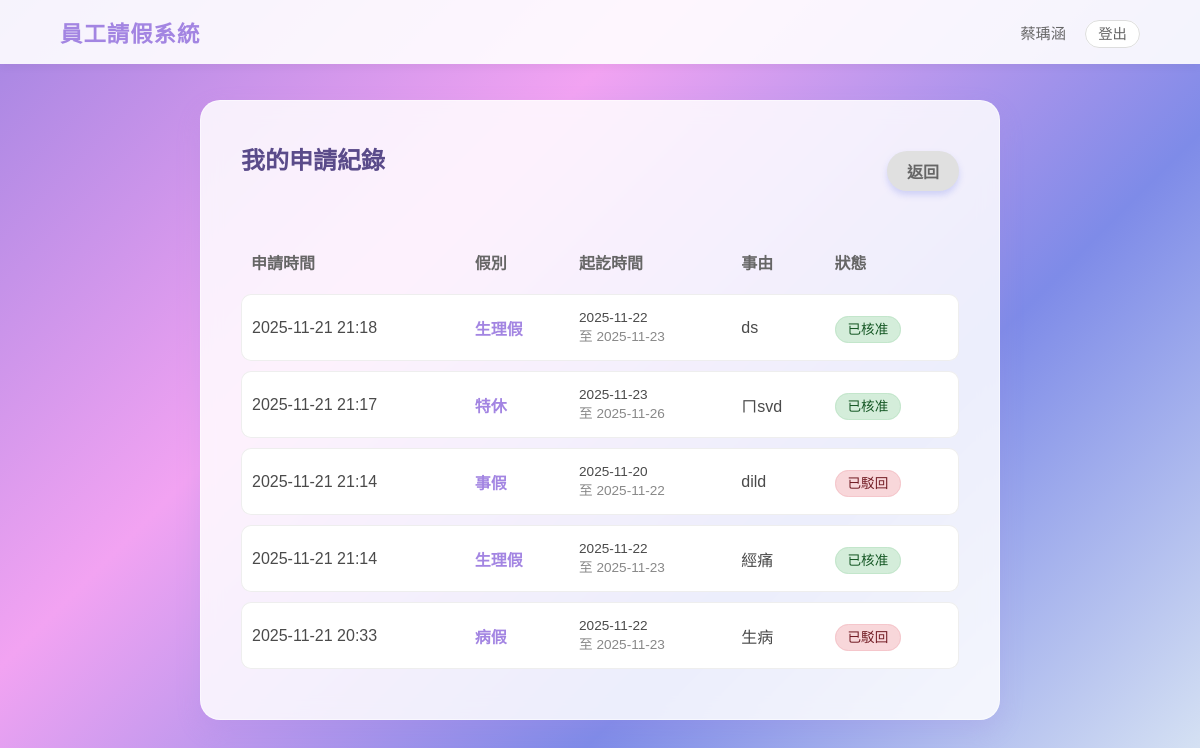
Before: /history (signed in) with the older database file.
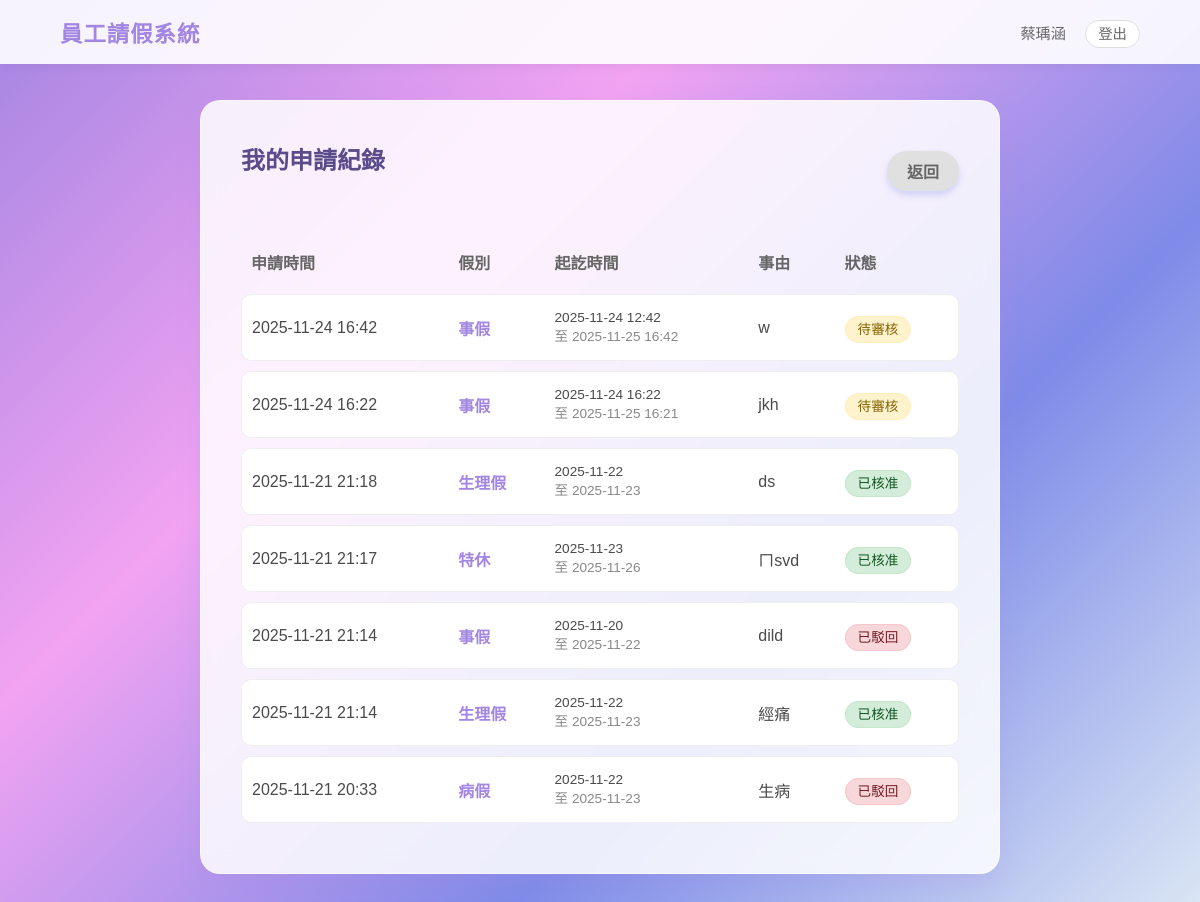
After: the same page with the newer database file.
### tables this page shows
CREATE TABLE leaves 
                 (id INTEGER PRIMARY KEY AUTOINCREMENT, username TEXT, name TEXT, 
                  type TEXT, start_date TEXT, end_date TEXT, reason TEXT, 
                  status TEXT DEFAULT '待審核', apply_time TEXT);

### app.py (the view)
@app.route('/history')
def history():
    if 'username' not in session: return redirect('/')
    conn = sqlite3.connect('database.db')
    c = conn.cursor()
    c.execute("SELECT * FROM leaves WHERE username=? ORDER BY id DESC", (session['username'],))
    leaves = c.fetchall()
    conn.close()
    return render_template('history.html', leaves=leaves, name=session['name'], colors=COLORS)

### templates/history.html
{% extends "base.html" %}
{% block content %}
<div class="glass-card">
    <div style="display: flex; justify-content: space-between; align-items: center; margin-bottom: 20px;">
        <h2>我的申請紀錄</h2>
        <a href="/index" class="btn btn-cancel" style="width: auto; padding: 8px 20px; margin-top: 0;">返回</a>
    </div>
    <div style="overflow-x: auto;">
        <table>
            <thead><tr><th>申請時間</th><th>假別</th><th>起訖時間</th><th>事由</th><th>狀態</th></tr></thead>
            <tbody>
                {% for leave in leaves %}
                <tr>
                    <td>{{ leave[8] }}</td><td><span style="color: var(--primary); font-weight:bold;">{{ leave[3] }}</span></td>
                    <td><div style="font-size: 0.85rem;">{{ leave[4].replace('T', ' ') }}</div><div style="font-size: 0.85rem; color: #888;">至 {{ leave[5].replace('T', ' ') }}</div></td>
                    <td>{{ leave[6] }}</td>
                    <td>
                        {% if leave[7] == '待審核' %}<span class="tag tag-wait">待審核</span>
                        {% elif leave[7] == '已核准' %}<span class="tag tag-ok">已核准</span>
                        {% else %}<span class="tag tag-no">已駁回</span>{% endif %}
                    </td>
                </tr>
                {% else %}<tr><td colspan="5" style="text-align: center; padding: 30px; color: #999;">目前沒有任何紀錄</td></tr>{% endfor %}
            </tbody>
        </table>
    </div>
</div>
{% endblock %}

### templates/base.html (shortened to what this page needs)
<!DOCTYPE html>
<html lang="zh-TW">
<head>
</head>
<body>
    {% if session.get('username') %}
    <nav>
        <div class="brand">員工請假系統</div>
        <div class="user-info">{{ session['name'] }} {% if session.get('is_manager') %}<span style="color:var(--primary)">(主管)</span>{% endif %} <a href="/logout" class="logout-btn">登出</a></div>
    </nav>
    {% endif %}
    <div class="container">
        {% block content %}{% endblock %}
    </div>
</body>
</html>

### templates/base.html (style rules this page uses)
:root { --primary: #A385E2; --btn-color: #7E8BE8; --bg-gradient: linear-gradient(135deg, #A385E2, #F2A3F2, #7E8BE8, #DCE8F4); --glass-white: rgba(255, 255, 255, 0.85); --text-main: #4a4a4a; --text-light: #666666; }
* { margin: 0; padding: 0; box-sizing: border-box; font-family: 'Noto Sans TC', sans-serif; }
body { background: var(--bg-gradient); background-attachment: fixed; color: var(--text-main); min-height: 100vh; display: flex; flex-direction: column; align-items: center; }
nav { width: 100%; padding: 1rem 5%; background: rgba(255, 255, 255, 0.9); box-shadow: 0 2px 10px rgba(0,0,0,0.05); display: flex; justify-content: space-between; align-items: center; position: fixed; top: 0; z-index: 100; }
.brand { font-size: 1.4rem; color: var(--primary); font-weight: 700; letter-spacing: 1px; }
.user-info { font-size: 0.95rem; color: var(--text-light); }
.logout-btn { color: var(--text-light); text-decoration: none; font-size: 0.9rem; margin-left: 15px; padding: 5px 12px; border: 1px solid #ddd; border-radius: 20px; transition: 0.3s; background: white; }
.container { margin-top: 100px; width: 90%; max-width: 800px; padding-bottom: 50px; animation: slideUp 0.6s ease-out; }
.glass-card { background: var(--glass-white); padding: 2.5rem; border-radius: 20px; box-shadow: 0 10px 25px rgba(163, 133, 226, 0.2); backdrop-filter: blur(10px); border: 1px solid rgba(255, 255, 255, 0.5); }
h1, h2 { text-align: center; margin-bottom: 1.5rem; color: #5a4b8a; }
.btn { display: inline-block; width: 100%; padding: 12px; border: none; border-radius: 50px; font-size: 1rem; font-weight: bold; cursor: pointer; text-align: center; text-decoration: none; transition: 0.3s; margin-top: 10px; box-shadow: 0 4px 6px rgba(126, 139, 232, 0.3); }
.btn-cancel { background: #e0e0e0; color: #666; }
table { width: 100%; border-collapse: separate; border-spacing: 0 10px; margin-top: 10px; }
th { text-align: left; padding: 10px; color: #666; font-weight: 600; }
td { padding: 15px 10px; background: white; border-top: 1px solid #eee; border-bottom: 1px solid #eee; }
td:first-child { border-top-left-radius: 10px; border-bottom-left-radius: 10px; border-left: 1px solid #eee; }
td:last-child { border-top-right-radius: 10px; border-bottom-right-radius: 10px; border-right: 1px solid #eee; }
.tag { padding: 5px 12px; border-radius: 15px; font-size: 0.85rem; font-weight: 500; }
.tag-wait { background: #fff3cd; color: #856404; border: 1px solid #ffeeba; }
.tag-ok { background: #d4edda; color: #155724; border: 1px solid #c3e6cb; }
.tag-no { background: #f8d7da; color: #721c24; border: 1px solid #f5c6cb; }

Changed rows visible on the page:
added leaves: apply_time "2025-11-24 16:42", type "事假", start_date "2025-11-24 12:42", end_date "2025-11-25 16:42", reason "w", status "待審核"
added leaves: apply_time "2025-11-24 16:22", type "事假", start_date "2025-11-24 16:22", end_date "2025-11-25 16:21", reason "jkh", status "待審核"
